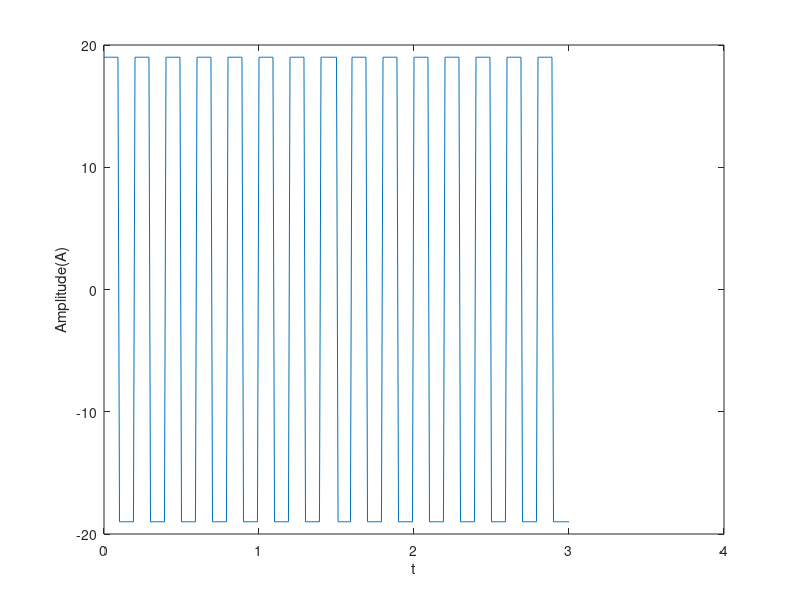

The MATLAB script that drew this image: (Note: this script raises an error after producing the figure.)
f = 5;
A = 19;
t = 0:0.01:3;
g =@(time) (A * square(2*pi*f*time));
figure(1);
plot(t,g(t));
axis([0 4 -20 20]);
ylabel("Amplitude(A)")
xlabel("t")
title("075BCT068","Roshan Subedi")
set(gca, 'XAxisLocation', 'origin')
set(gca, 'YAxisLocation', 'origin')
grid on

%fft implementation
y = fft(g(t));
figure(2);
plot(t,y);
ylabel("Amplitude(A)")
xlabel("t")
title("075BCT068","Roshan Subedi")
set(gca, 'XAxisLocation', 'origin')
set(gca, 'YAxisLocation', 'origin')
grid on

%IFFT implementation
z = ifft(y);
figure(3);
plot(t,z);
ylabel("Amplitude(A)")
xlabel("t")
title("075BCT068","Roshan Subedi")
set(gca, 'XAxisLocation', 'origin')
set(gca, 'YAxisLocation', 'origin')
grid on